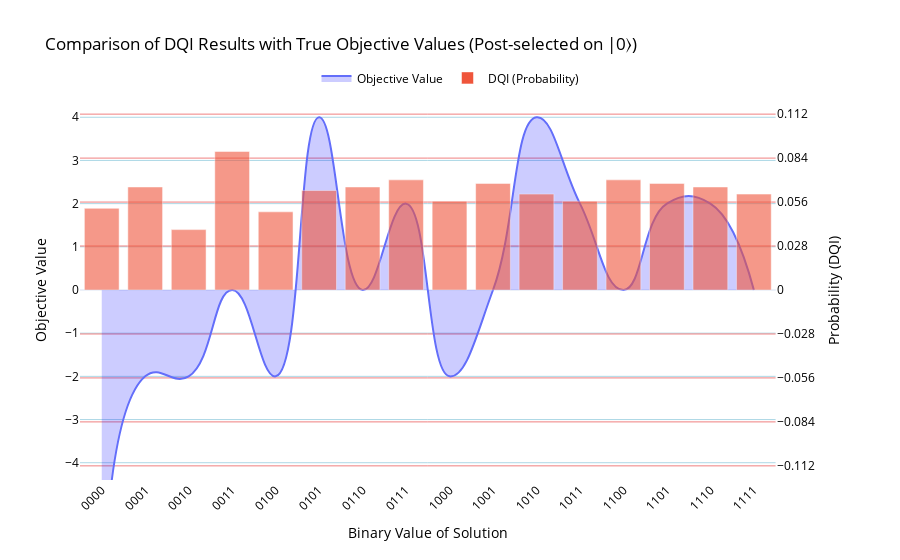

The notebook cell saved with this chart:
### Markdown cell above
Further, filter and combine the counts, then visualize the modified data.

### Code cell
counts_filtered = post_selection_counts(counts)
plot_results_union_plotly(
    brute_force_results,
    counts_filtered,
    plot_name="Comparison of DQI Results with True Objective Values (Post-selected on |0⟩)",
    spline_smoothing=1.3
)

### Figure 1 — Plotly figure (JSON) as saved in the notebook; plotly's stock layout.template omitted (floating-point values rounded to 4 significant figures)
{"data": [{"fill": "tozeroy", "fillcolor": "rgba(0,0,255,0.2)", "line": {"shape": "spline", "smoothing": 1.3}, "mode": "lines", "name": "Objective Value", "type": "scatter", "x": ["0000", "0001", "0010", "0011", "0100", "0101", "0110", "0111", "1000", "1001", "1010", "1011", "1100", "1101", "1110", "1111"], "xaxis": "x", "y": [-8, -2, -2, 0, -2, 4, 0, 2, -2, 0, 4, 2, 0, 2, 2, 0], "yaxis": "y"}, {"marker": {"opacity": 0.6}, "name": "DQI (Probability)", "type": "bar", "x": ["0000", "0001", "0010", "0011", "0100", "0101", "0110", "0111", "1000", "1001", "1010", "1011", "1100", "1101", "1110", "1111"], "xaxis": "x", "y": [0.05204, 0.06561, 0.03846, 0.08824, 0.04977, 0.06335, 0.06561, 0.07014, 0.05656, 0.06787, 0.06109, 0.05656, 0.07014, 0.06787, 0.06561, 0.06109], "yaxis": "y2"}], "layout": {"font": {"color": "black"}, "legend": {"orientation": "h", "x": 0.5, "xanchor": "center", "y": 1.02, "yanchor": "bottom"}, "title": {"text": "Comparison of DQI Results with True Objective Values (Post-selected on |0⟩)"}, "xaxis": {"anchor": "y", "domain": [0, 0.94], "tickangle": -45, "title": {"text": "Binary Value of Solution"}}, "yaxis": {"anchor": "x", "domain": [0, 1], "dtick": 1, "gridcolor": "lightblue", "range": [-4.4, 4.4], "showgrid": true, "tick0": 0, "title": {"text": "Objective Value"}}, "yaxis2": {"anchor": "x", "dtick": 0.028, "gridcolor": "lightcoral", "overlaying": "y", "range": [-0.121, 0.121], "showgrid": true, "side": "right", "tick0": 0, "title": {"text": "Probability (DQI)"}}}}
